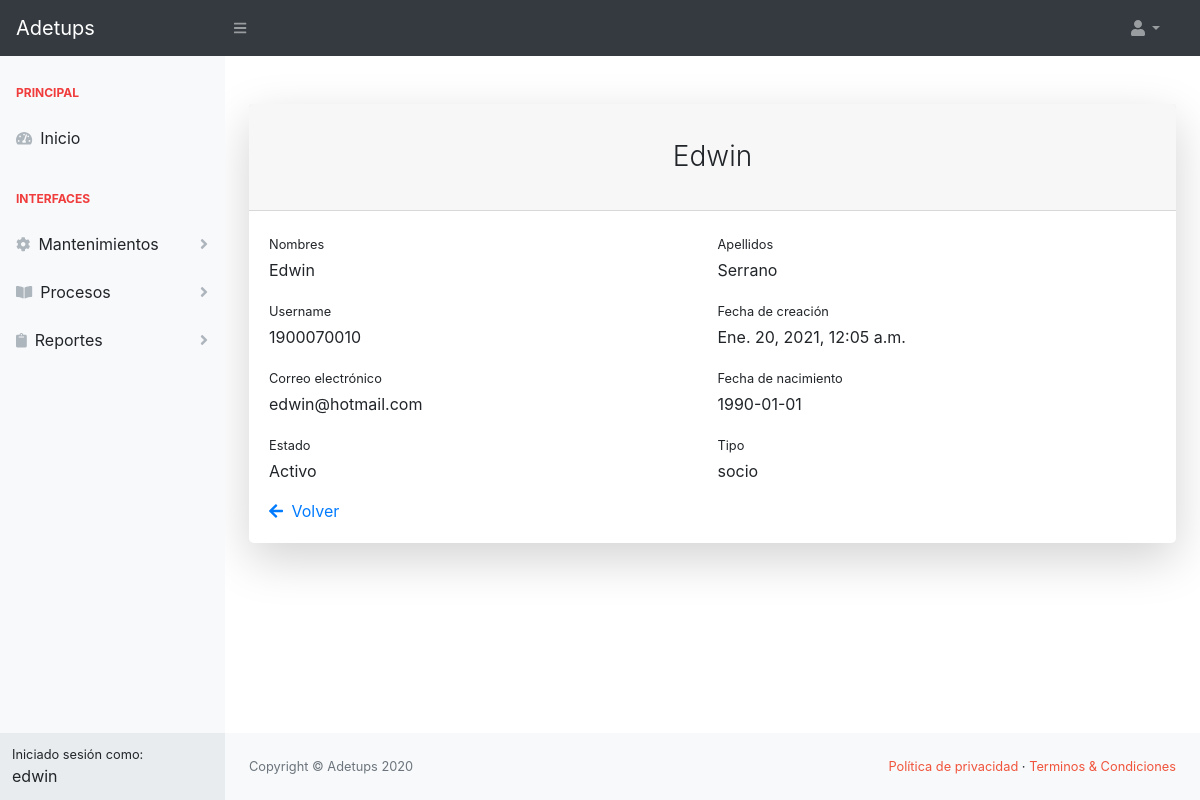
Screenshot of /asistente/usuariodetail/10/ (signed in) with the database file from the repository.
### sistema/models.py (models this page shows, shortened)
class Usuario(AbstractBaseUser, PermissionsMixin):
    foto = models.ImageField(upload_to='img_perfil', null=True, blank=True, default='img_perfil/default-avatar.jpg')
    nombres = models.CharField(max_length=50, null=True, blank=True)
    date_joined = models.DateTimeField(default=timezone.now, null=True, blank=True)
    apellidos = models.CharField(max_length=50, null=True, blank=True)
    username = models.CharField(max_length=50, null=True, blank=True, unique=True)
    email = models.EmailField(unique=True, null=True, blank=True)
    fecha_nacimiento = models.DateField(null=True, blank=True)
    is_active = models.BooleanField(default=True, null=True, blank=True)
    is_staff = models.BooleanField(default=False, null=True, blank=True)
    tipo = models.CharField(max_length=20, null=True, blank=True)
    USERNAME_FIELD = 'username'
    objects = PersonalizadoBaseUserManager()

### asistente/views.py (the view)
# urls.py: path('usuariodetail/<int:pk>/', UsuarioDetailView.as_view(), name="usuariodetail"),
class UsuarioDetailView(LoginRequiredMixin, DetailView):
    model = Usuario
    template_name = 'asistente/socio_detail.html'

### asistente/templates/asistente/socio_detail.html (shortened to what this page needs)
{% extends 'asistente/index.html' %}
{% block content %}
    <div class="card shadow-lg border-0 rounded-lg mt-5">
        <div class="card-header"><h3 class="text-center font-weight-light my-4">{{ user.nombres|title }}</h3>
        </div>
        <div class="card-body">
            <form>
                <div class="form-row">
                    <div class="col-md-6">
                        <div class="form-group">
                            <label class="small mb-1" for="nombresId">Nombres</label>
                            <p id="nombresId">{{ user.nombres|title }}</p>
                        </div>
                    </div>
                    <div class="col-md-6">
                        <div class="form-group">
                            <label class="small mb-1" for="apellidosId">Apellidos</label>
                            <p id="apellidosId">{{ user.apellidos|title }}</p>
                        </div>
                    </div>
                </div>
                <div class="form-row">
                    <div class="col-md-6">
                        <div class="form-group">
                            <label class="small mb-1" for="usernameId">Username</label>
                            <p id="usernameId">{{ user.username }}</p>
                        </div>
                    </div>
                    <div class="col-md-6">
                        <div class="form-group">
                            <label class="small mb-1" for="date_joinedId">Fecha de creación</label>
                            <p id="date_joinedId">
                                {{ user.date_joined }}
                            </p>
                        </div>
                    </div>
                </div>
                <div class="form-row">
                    <div class="col-md-6">
                        <div class="form-group">
                            <label class="small mb-1" for="emailId">Correo electrónico</label>
                            <p id="emailId">
                                {{ user.email }}
                            </p>
                        </div>
                    </div>
                    <div class="col-md-6">
                        <div class="form-group">
                            <label class="small mb-1" for="fecha_nacimientoId">Fecha de nacimiento</label>
                            <p id="fecha_nacimientoId">{{ user.fecha_nacimiento }}</p>
                        </div>
                    </div>
                </div>
                <div class="form-row">
                    <div class="col-md-6">
                        <div class="form-group">
                            <label class="small mb-1" for="is_activeId">Estado</label>
                            <p id="is_activeId">
                                {% if user.is_active %}
                                    Activo
                                {% else %}
                                    Desactivado
                                {% endif %}
                            </p>
                        </div>
                    </div>
                    <div class="col-md-6">
                        <div class="form-group">
                            <label class="small mb-1" for="tipoId">Tipo</label>
                            <p id="tipoId">{{ user.tipo }}</p>
                        </div>
                    </div>
                </div>
                <div class="row">
                    <div class="col-6">
                        <a href="{% url 'asistente:home' %}">
                            Volver
                        </a>
                    </div>
                </div>
            </form>
        </div>
    </div>
{% endblock %}

### sistema/templates/sistema/base.html (shortened to what this page needs)
{% load static %}
<!DOCTYPE html>
<html lang="en">
<head>
    {% block css %}
        <link href="{% static 'css/styles.css' %}" rel="stylesheet"/>
        <link href="https://cdn.datatables.net/1.10.20/css/dataTables.bootstrap4.min.css" rel="stylesheet"
/>
        <link rel="stylesheet"
              href="https://cdn.jsdelivr.net/npm/bootstrap-select@1.13.14/dist/css/bootstrap-select.min.css">
        <link href="{% static 'css/datepicker.css' %}" rel="stylesheet">
        <link rel="stylesheet" href="https://cdn.datatables.net/buttons/1.6.5/css/buttons.dataTables.min.css">
    {% endblock %}
</head>
<body class="sb-nav-fixed">
<nav class="sb-topnav navbar navbar-expand navbar-dark bg-dark">
    <a class="navbar-brand" href="/">Adetups</a>
    <button class="btn btn-link btn-sm order-1 order-lg-0" id="sidebarToggle" href="#"><i class="fas fa-bars"></i>
    </button>
    <ul class="navbar-nav d-none d-md-inline-block form-inline ml-auto mr-0 mr-md-3 my-2 my-md-0">
        <li class="nav-item dropdown">
            <a class="nav-link dropdown-toggle" id="userDropdown" href="#" role="button" data-toggle="dropdown"
               aria-haspopup="true" aria-expanded="false"><i class="fas fa-user fa-fw"></i></a>
        </li>
    </ul>
</nav>
<div id="layoutSidenav">
    <div id="layoutSidenav_nav">
        <nav class="sb-sidenav accordion sb-sidenav-light" id="sidenavAccordion">
            <div class="sb-sidenav-menu">
                <div class="nav">
                    {% block navbar %}
                    {% endblock %}
                </div>
            </div>
            <div class="sb-sidenav-footer">
                <div class="small">Iniciado sesión como:</div>
                {{ request.user.nombres }}
            </div>
        </nav>
    </div>
    <div id="layoutSidenav_content">
        <main>
            <div class="container-fluid">
                {% block content %}
                {% endblock %}
            </div>
        </main>
        <footer class="py-4 bg-light mt-auto">
            <div class="container-fluid">
                <div class="d-flex align-items-center justify-content-between small">
                    <div class="text-muted">Copyright &copy; Adetups 2020</div>
                    <div>
                        <a href="#" class="text-adetups">Política de privacidad</a>
                        &middot;
                        <a href="#" class="text-adetups">Terminos &amp; Condiciones</a>
                    </div>
                </div>
            </div>
        </footer>
    </div>
</div>
</body>
</html>

### rows the page displays
Usuario: user.nombres "edwin", nombres "Edwin", apellidos "Serrano", username "1900070010", date_joined "Ene. 20, 2021, 12:05 a.m.", email "edwin@hotmail.com", fecha_nacimiento "1990-01-01", tipo "socio"
